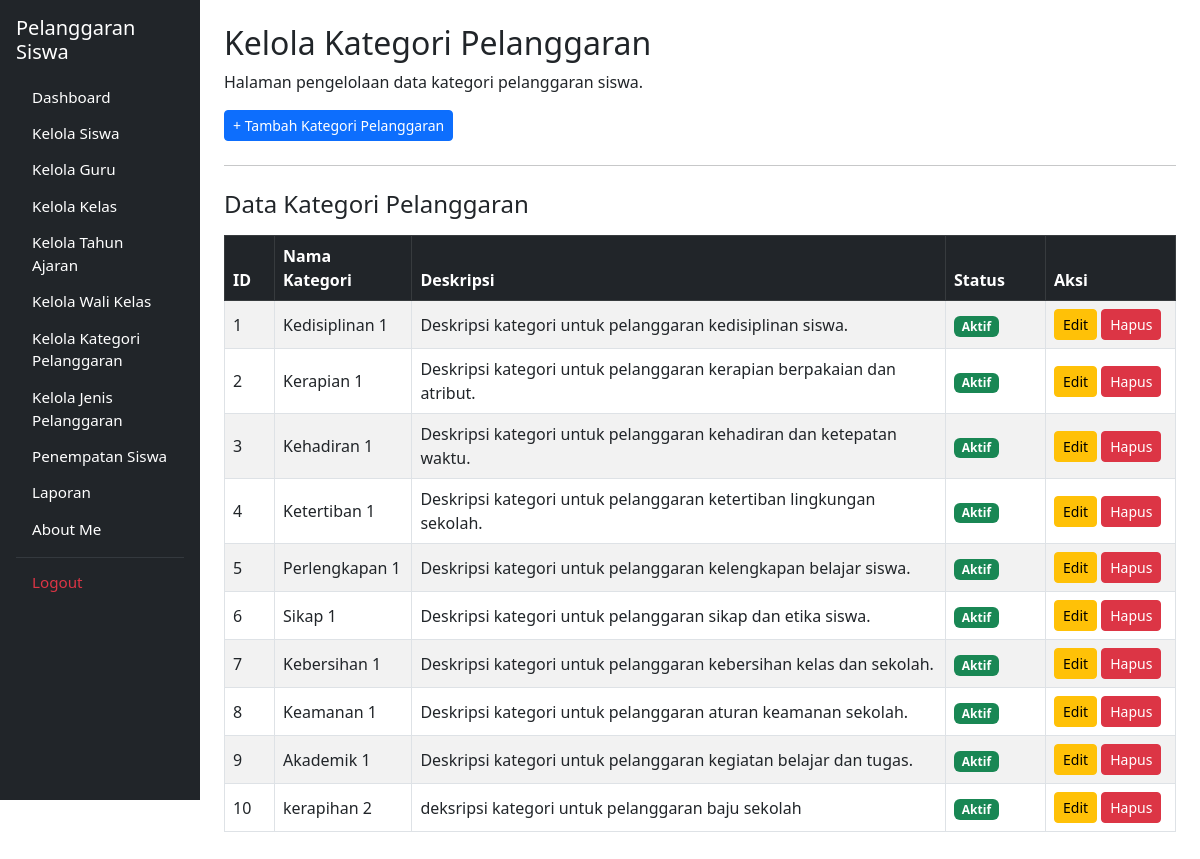
Page /kelola_kategori_pelanggaran.php (signed in) on the earlier database version.
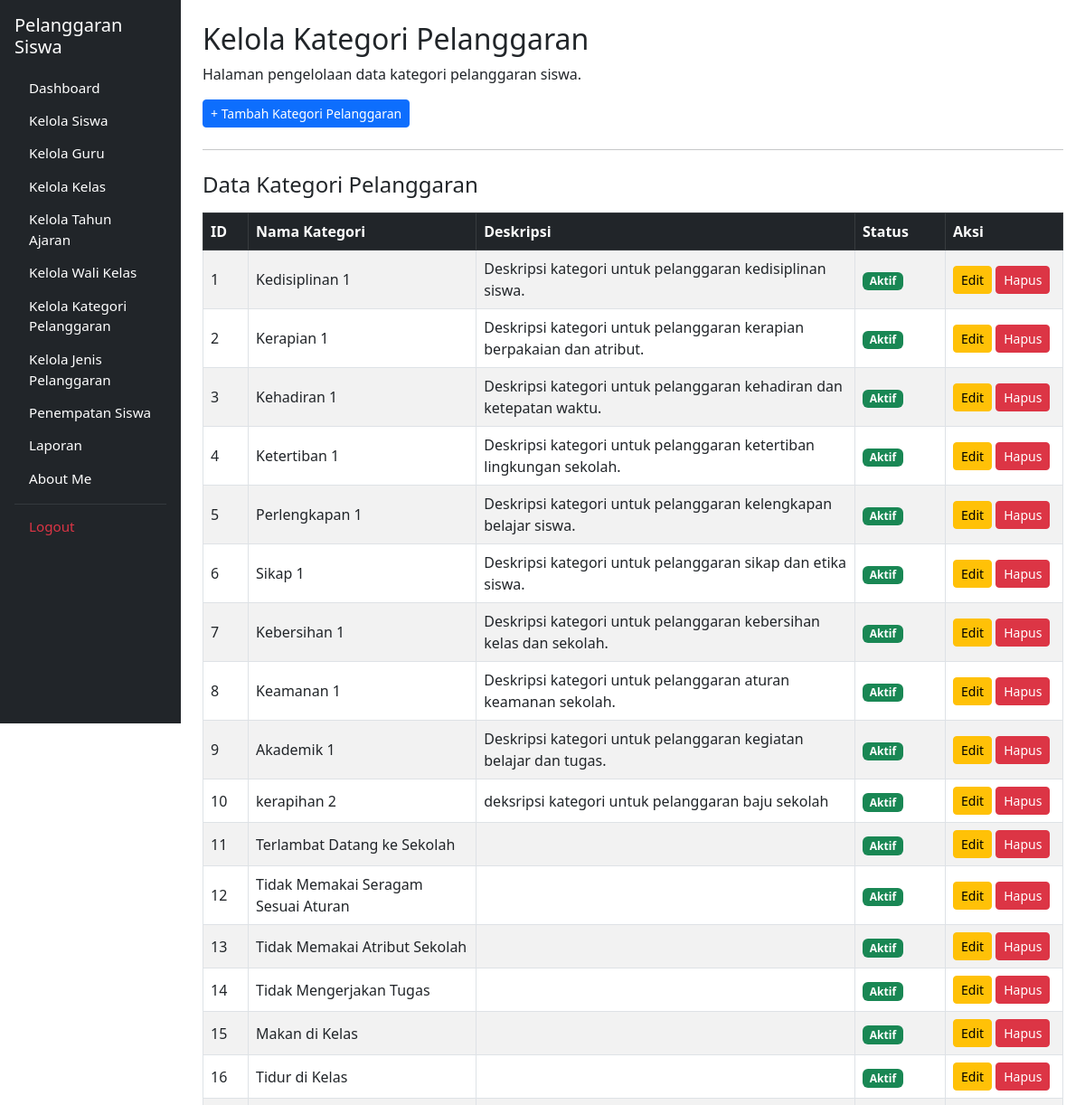
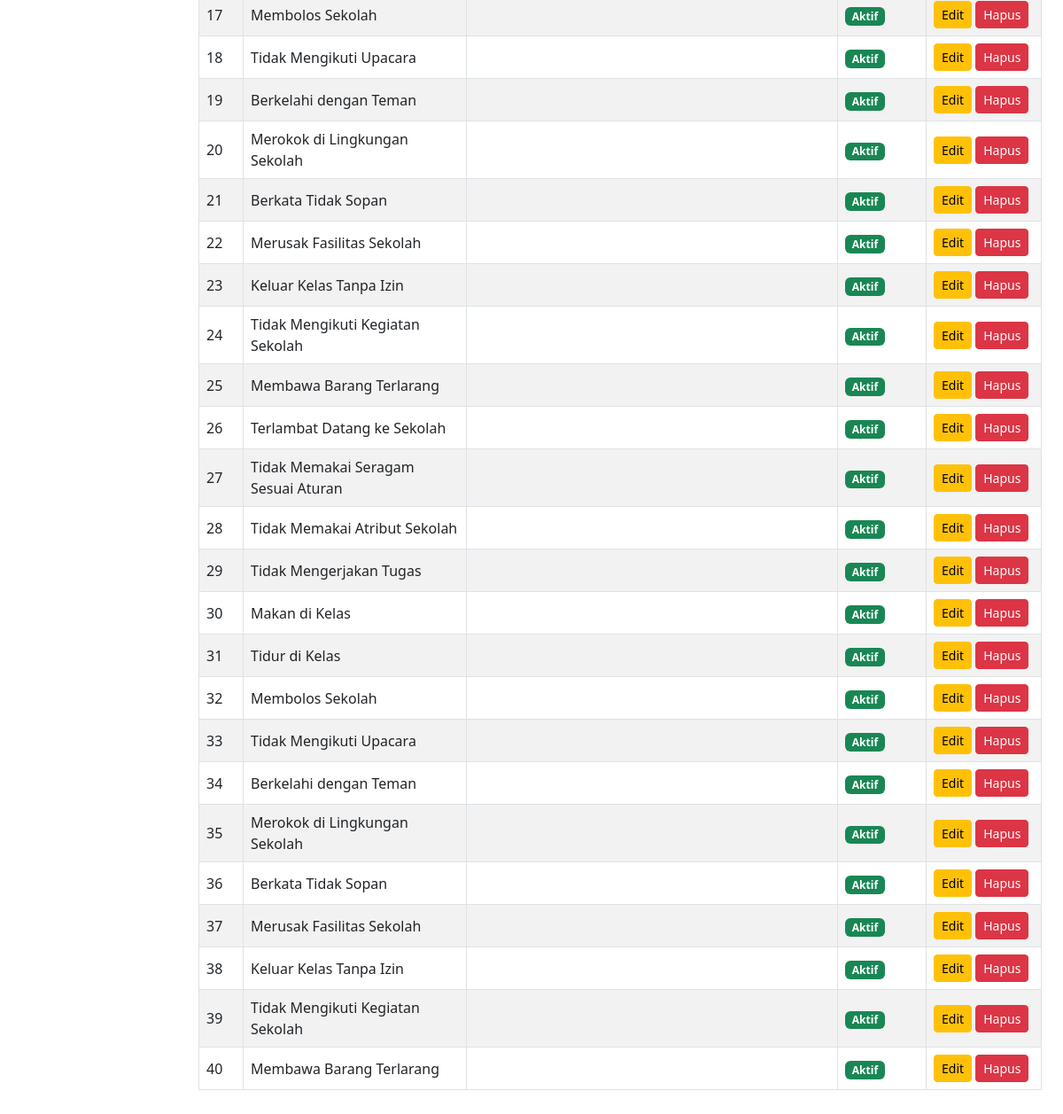
Same page on the later database version (2 pictures, top to bottom).
### tables this page shows
CREATE TABLE `t_kategori_pelanggaran` (
  `id_kategori` int(11) NOT NULL,
  `nama_kategori` varchar(100) NOT NULL,
  `deskripsi` text DEFAULT NULL,
  `poin` int(11) NOT NULL DEFAULT 0
);

### kelola_kategori_pelanggaran.php (the view, shortened to what this page needs)
<?php
include 'config/koneksi.php';
$nama_tabel = 't_kategori_pelanggaran';
$query_data = mysqli_query($koneksi, "SELECT * FROM $nama_tabel ORDER BY id_kategori ASC");
?>
<!DOCTYPE html>
<html lang="id">
<head>
    <link href="https://cdn.jsdelivr.net/npm/bootstrap@5.3.0/dist/css/bootstrap.min.css" rel="stylesheet">
    <link rel="stylesheet" href="https://cdn.datatables.net/1.13.6/css/dataTables.bootstrap5.min.css">
</head>
<body>
<div class="container-fluid">
    <div class="row">
        <div class="col-md-3 col-lg-2 bg-dark p-3 sidebar-sticky">
            <h4 class="text-white mb-3 fs-5">
                Pelanggaran Siswa
            </h4>
            <ul class="nav nav-pills flex-column">
                <li class="nav-item">
                    <a href="dashboard.php" class="nav-link text-white">Dashboard</a>
                </li>
                <li class="nav-item">
                    <a href="kelola_siswa.php" class="nav-link text-white">Kelola Siswa</a>
                </li>
                <li class="nav-item">
                    <a href="kelola_guru.php" class="nav-link text-white">Kelola Guru</a>
                </li>
                <li class="nav-item">
                    <a href="kelola_kelas.php" class="nav-link text-white">Kelola Kelas</a>
                </li>
                <li class="nav-item">
                    <a href="kelola_tahun_ajaran.php" class="nav-link text-white">Kelola Tahun Ajaran</a>
                </li>
                <li class="nav-item">
                    <a href="kelola_wali_kelas.php" class="nav-link text-white">Kelola Wali Kelas</a>
                </li>
                <li class="nav-item">
                    <a href="kelola_kategori_pelanggaran.php" class="nav-link btn btn-primary text-white text-start">Kelola Kategori Pelanggaran</a>
                </li>
                <li class="nav-item">
                    <a href="kelola_jenis_pelanggaran.php" class="nav-link text-white">Kelola Jenis Pelanggaran</a>
                </li>
                <li class="nav-item">
                    <a href="penempatan_siswa.php" class="nav-link text-white">Penempatan Siswa</a>
                </li>
                <li class="nav-item">
                    <a href="pelanggaran.php" class="nav-link text-white">Laporan</a>
                </li>
                <li class="nav-item">
                    <a href="tentang_saya.php" class="nav-link text-white">About Me</a>
                </li>
                <hr class="text-secondary my-2">
                <li class="nav-item">
                    <a href="logout.php" class="nav-link text-danger">Logout</a>
                </li>
            </ul>
        </div>
        <main class="col-md-9 col-lg-10 p-4">
            <h2>Kelola Kategori Pelanggaran</h2>
            <p>Halaman pengelolaan data kategori pelanggaran siswa.</p>
            <div class="mb-3">
                <button class="btn btn-primary btn-sm" data-bs-toggle="modal" data-bs-target="#modalTambah">+ Tambah Kategori Pelanggaran</button>
            </div>
            <hr class="my-4">
            <h4 class="mb-3">Data Kategori Pelanggaran</h4>
            <div class="table-responsive">
                <table id="tabelKategori" class="table table-bordered table-striped align-middle" style="width:100%">
                    <thead class="table-dark">
                        <tr>
                            <th width="50">ID</th>
                            <th>Nama Kategori</th>
                            <th>Deskripsi</th>
                            <th width="100">Status</th>
                            <th width="130">Aksi</th>
                        </tr>
                    </thead>
                    <tbody>
                        <?php
                        $no = 1;
                        if ($query_data && mysqli_num_rows($query_data) > 0) :
                            while ($row = mysqli_fetch_assoc($query_data)) :
                        ?>
                        <tr>
                            <td><?= $no++; ?></td>
                            <td><?= htmlspecialchars($row['nama_kategori']); ?></td>
                            <td><?= htmlspecialchars($row['deskripsi']); ?></td>
                            <td>
                                <span class="badge bg-success">Aktif</span>
                            </td>
                            <td>
                                <button class="btn btn-warning btn-sm" data-bs-toggle="modal" data-bs-target="#editModal<?= $row['id_kategori']; ?>">Edit</button>
                                <a href="kelola_kategori_pelanggaran.php?hapus=<?= $row['id_kategori']; ?>"
                                   class="btn btn-danger btn-sm"
                                   onclick="return confirm('Yakin ingin menghapus kategori ini?')">
                                   Hapus
                                </a>
                            </td>
                        </tr>
                        <?php
                            endwhile;
                        endif;
                        ?>
                    </tbody>
                </table>
            </div>
        </main>
    </div>
</div>
</body>
</html>

### kelola_kategori_pelanggaran.php (style rules this page uses)
.sidebar-sticky { position: sticky; top: 0; height: 100vh; overflow-y: auto; }
.sidebar-sticky .nav-link { padding-top: 0.35rem !important; padding-bottom: 0.35rem !important; font-size: 0.95rem; }
.sidebar-sticky .nav-item { margin-bottom: 0.15rem !important; }

Differences in the rows shown:
added t_kategori_pelanggaran: nama_kategori "Terlambat Datang ke Sekolah"
added t_kategori_pelanggaran: nama_kategori "Tidak Memakai Seragam Sesuai Aturan"
added t_kategori_pelanggaran: nama_kategori "Tidak Memakai Atribut Sekolah"
added t_kategori_pelanggaran: nama_kategori "Tidak Mengerjakan Tugas"
added t_kategori_pelanggaran: nama_kategori "Makan di Kelas"
added t_kategori_pelanggaran: nama_kategori "Tidur di Kelas"
added t_kategori_pelanggaran: nama_kategori "Membolos Sekolah"
added t_kategori_pelanggaran: nama_kategori "Tidak Mengikuti Upacara"
added t_kategori_pelanggaran: nama_kategori "Berkelahi dengan Teman"
added t_kategori_pelanggaran: nama_kategori "Merokok di Lingkungan Sekolah"
added t_kategori_pelanggaran: nama_kategori "Berkata Tidak Sopan"
added t_kategori_pelanggaran: nama_kategori "Merusak Fasilitas Sekolah"
added t_kategori_pelanggaran: nama_kategori "Keluar Kelas Tanpa Izin"
added t_kategori_pelanggaran: nama_kategori "Tidak Mengikuti Kegiatan Sekolah"
added t_kategori_pelanggaran: nama_kategori "Membawa Barang Terlarang"
added t_kategori_pelanggaran: nama_kategori "Terlambat Datang ke Sekolah"
added t_kategori_pelanggaran: nama_kategori "Tidak Memakai Seragam Sesuai Aturan"
added t_kategori_pelanggaran: nama_kategori "Tidak Memakai Atribut Sekolah"
added t_kategori_pelanggaran: nama_kategori "Tidak Mengerjakan Tugas"
added t_kategori_pelanggaran: nama_kategori "Makan di Kelas"
added t_kategori_pelanggaran: nama_kategori "Tidur di Kelas"
added t_kategori_pelanggaran: nama_kategori "Membolos Sekolah"
added t_kategori_pelanggaran: nama_kategori "Tidak Mengikuti Upacara"
added t_kategori_pelanggaran: nama_kategori "Berkelahi dengan Teman"
added t_kategori_pelanggaran: nama_kategori "Merokok di Lingkungan Sekolah"
added t_kategori_pelanggaran: nama_kategori "Berkata Tidak Sopan"
added t_kategori_pelanggaran: nama_kategori "Merusak Fasilitas Sekolah"
added t_kategori_pelanggaran: nama_kategori "Keluar Kelas Tanpa Izin"
added t_kategori_pelanggaran: nama_kategori "Tidak Mengikuti Kegiatan Sekolah"
added t_kategori_pelanggaran: nama_kategori "Membawa Barang Terlarang"
